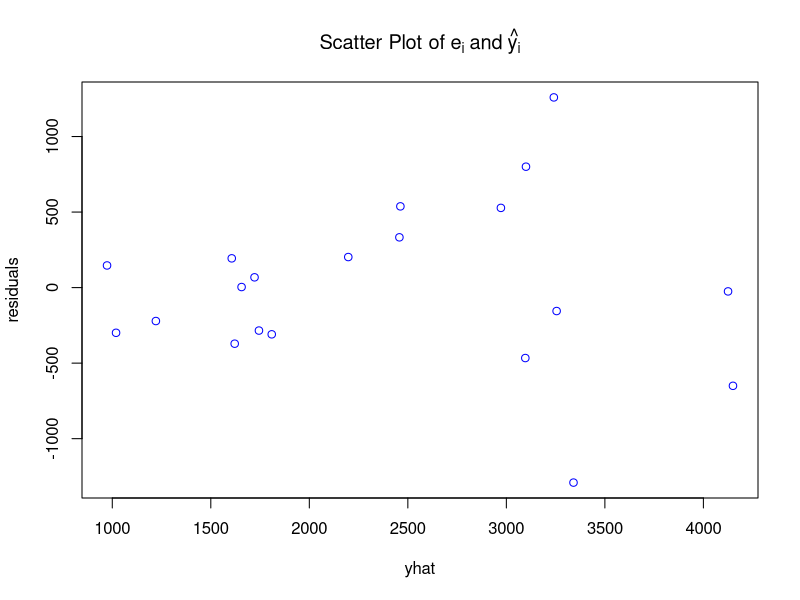

This figure's R source:
## ---- chunk 1
apt <- read.table('00_data/apt/Apartment.txt', header=T)
head(apt)
str(apt)
summary(apt)
## ---- chunk 2
apt.res <- lm(price ~year+distance+D , data =apt)
summary(apt.res)
## ---- chunk 3
# 잔차 추출
residuals<-resid(apt.res)

# 종속변수의 예측값
yhat <- predict(apt.res, interval ="none")

# 산포도
plot(x=yhat, y=residuals, col="blue", main=expression(list("Scatter Plot of"~e[i]~and~hat(y[i]))))
## ---- chunk 4
#install.packages("lmtest")
library(lmtest)
bptest(apt.res)
## ---- chunk 5
#install.packages("sandwich")
library(sandwich)

# beta^의 공분산 행렬
cov.mat <- vcovHC(apt.res, type="HC")
cov.mat

library(lmtest)
# 회귀계수의 유의성 검정
coeftest(apt.res, vcov=cov.mat)
